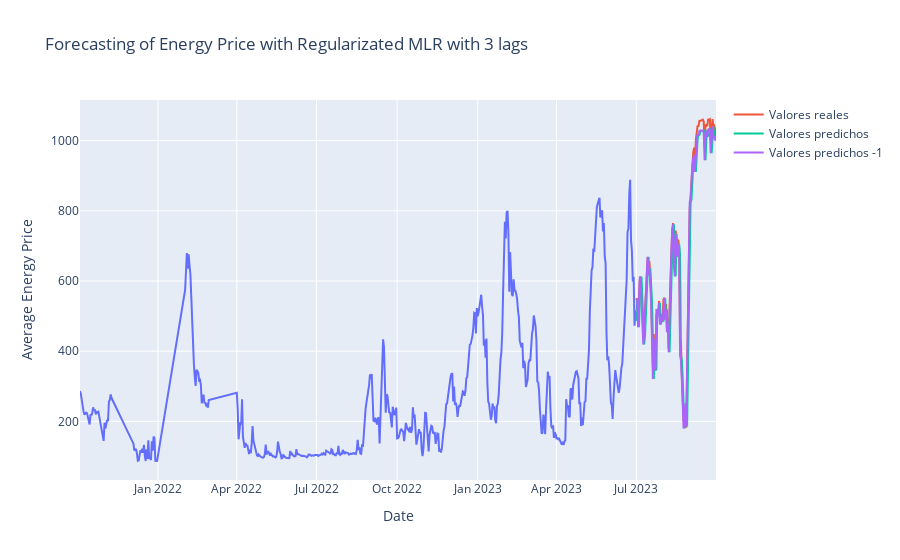

The notebook cell this image was saved under:
### Code cell
fig_lag3 = px.line(
    x=X_train_dates,
    y=y_train,
    title="Forecasting of Energy Price with Regularizated MLR with 3 lags",
)
fig_lag3.update_layout(xaxis_title="Date", yaxis_title="Average Energy Price")
fig_lag3.add_trace(
    go.Scatter(x=X_test_dates, y=y_test, mode="lines", name="Valores reales")
)
fig_lag3.add_trace(
    go.Scatter(x=X_test_dates, y=y_pred, mode="lines", name="Valores predichos")
)
fig_lag3.add_trace(
    go.Scatter(x=X_test_dates, y=y_pred_1, mode="lines", name="Valores predichos -1")
)
fig_lag3.show()
